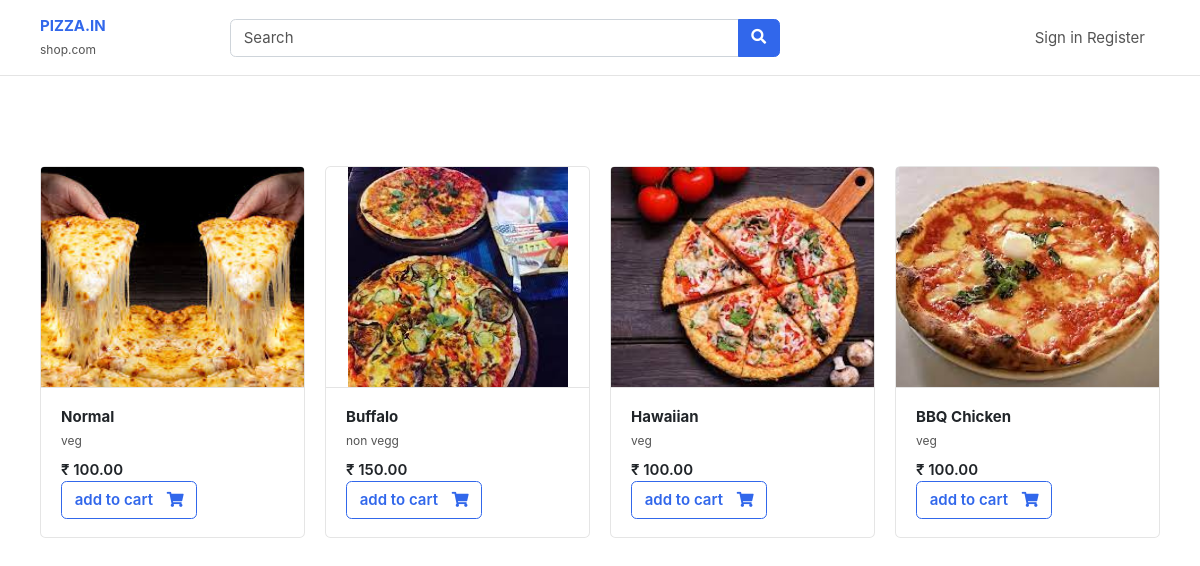
The page / on the database its author committed.
### base/models.py (models this page shows)
class Pizza(models.Model):
    category = models.ForeignKey(PizzaCategory, on_delete=models.CASCADE, related_name='category')
    pizza_name = models.CharField(max_length=100)
    price = models.IntegerField(default=100)
    images = models.ImageField(upload_to='pizza')

class PizzaCategory(models.Model):
    category_name = models.CharField(max_length=100)

### base/views.py (the view)
# urls.py: path('',home,name='home'),
def home(request):
    pizza = Pizza.objects.all()
    search_in = request.GET.get('search-area')
    if search_in:
        pizza = Pizza.objects.filter(pizza_name__icontains=search_in)
    else:
        pizza = Pizza.objects.all()
        search_in = ''
    context = {
        'pizza': pizza,
        'search_in': search_in
    }
    return render(request, 'index.html', context)

### base/templates/index.html (shortened to what this page needs)
{% extends "base.html"%}
{%  block start %}
<div class="container mt-5 pt-5">
    <div class="row">
        {% for pizza in pizza %}
        <div class="col-md-3">
            <figure class="card card-product-grid">
                <div class="img-wrap"> <img src="/media/{{pizza.images}}"> </div>
                <figcaption class="info-wrap border-top">
                    <a href="#" class="title">
                        <b>{{pizza.pizza_name}}</b></a>
                    <small>{{pizza.category.category_name}}</small></a>
                    <div class="price mt-2">₹ {{pizza.price}}.00</div>
                    <a href="{% url 'add_cart' pizza.id %}" class="btn  btn-outline-primary"> <span class="text">add to cart</span> <i class="fas fa-shopping-cart"></i>  </a>
                </figcaption>
            </figure>
        </div>
        {% endfor %}
    </div>
    </div>
{% endblock %}

### static/css/ui.css (style rules this page uses)
html { font-family: 'Inter', sans-serif; font-size: 15px; }
.img-wrap { text-align: center; display: block; }
.img-wrap img { max-width: 100%; }
figure { margin-bottom: 0; }
.card .title { color: #212529; }
.btn .text + i { margin-left: 10px; }
[class*='card-product'] a.title { color: #212529; display: block; }
[class*='card-product'] .img-wrap { overflow: hidden; position: relative; }
[class*='card-product'] .img-wrap img { height: 100%; max-width: 100%; width: auto; display: inline-block; object-fit: cover; }
.card-product-grid { margin-bottom: 20px; }
.card-product-grid .img-wrap { border-radius: 0.2rem 0.2rem 0 0; height: 220px; }
.card-product-grid .info-wrap { overflow: hidden; padding: 18px 20px; }
.card .img-wrap { overflow: hidden; }
.price { font-weight: 600; color: #212529; }

### rows shown on the page
Pizza: images (picture), pizza_name "Normal", category.category_name "veg", price "100"
Pizza: images (picture), pizza_name "Buffalo", category.category_name "non vegg", price "150"
Pizza: images (picture), pizza_name "Hawaiian", category.category_name "veg", price "100"
Pizza: images (picture), pizza_name "BBQ Chicken", category.category_name "veg", price "100"
